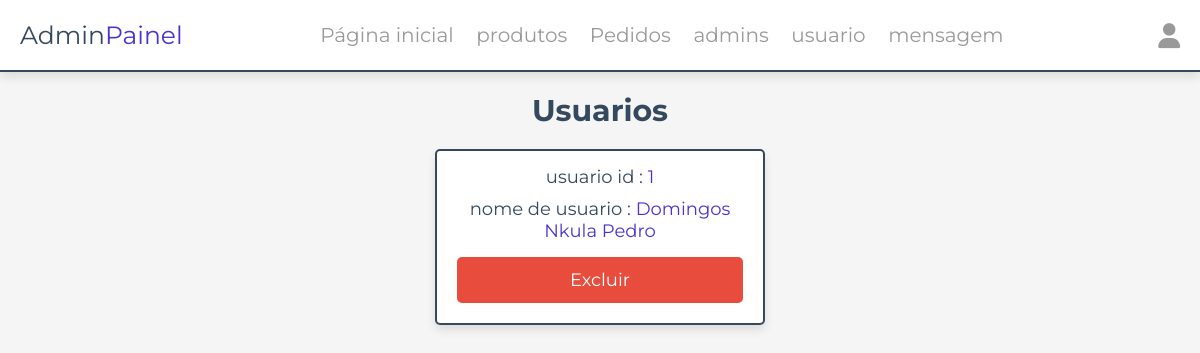
The app's page /admin/contas_usuario.php (signed in), older data.
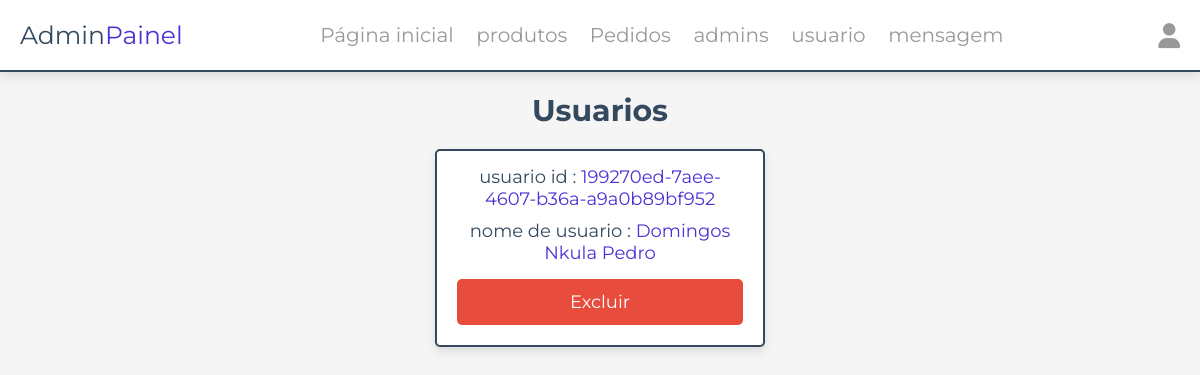
The same page, newer data.
### tables this page shows
CREATE TABLE `usuario` (
  `id` varchar(200) NOT NULL,
  `nome` varchar(20) NOT NULL,
  `email` varchar(50) NOT NULL,
  `contacto` varchar(10) NOT NULL,
  `senha` varchar(50) NOT NULL,
  `endereço` varchar(500) NOT NULL,
  `cod_recuperar_senha` varchar(255) DEFAULT NULL,
  `acesso` int(1) DEFAULT 3,
  PRIMARY KEY (`id`)
);

### admin/contas_usuario.php (the view, shortened to what this page needs)
<?php
include __DIR__ . './../components/connect.php';
?>
<!DOCTYPE html>
<html lang="pt-br">
<head>
   <link rel="stylesheet" href="https://cdnjs.cloudflare.com/ajax/libs/font-awesome/6.1.1/css/all.min.css">
   <link rel="stylesheet" href="../css/admin_style.css">
</head>
<body>
<?php include '../components/admin_cabeçalho.php' ?>
<section class="accounts">
   <h1 class="heading">Usuarios</h1>
   <div class="box-container">
   <?php
      $select_account = $conn->prepare("SELECT * FROM `usuario`");
      $select_account->execute();
      if($select_account->rowCount() > 0){
         while($fetch_accounts = $select_account->fetch(PDO::FETCH_ASSOC)){
   ?>
   <div class="box">
      <p> usuario id : <span><?= $fetch_accounts['id']; ?></span> </p>
      <p> nome de usuario : <span><?= $fetch_accounts['nome']; ?></span> </p>
      <a href="users_accounts.php?delete=<?= $fetch_accounts['id']; ?>" class="delete-btn" onclick="return confirm('delete this account?');">Excluir</a>
   </div>
   <?php
      }
   }else{
      echo '<p class="empty">nenhuma conta registrada ainda</p>';
   }
   ?>
   </div>
</section>
</body>
</html>

Row changes from the older to the newer data that the page shows:
removed usuario: id "1", nome "Domingos Nkula Pedro"
added usuario: id "199270ed-7aee-4607-b36a-a9a0b89bf952", nome "Domingos Nkula Pedro"
